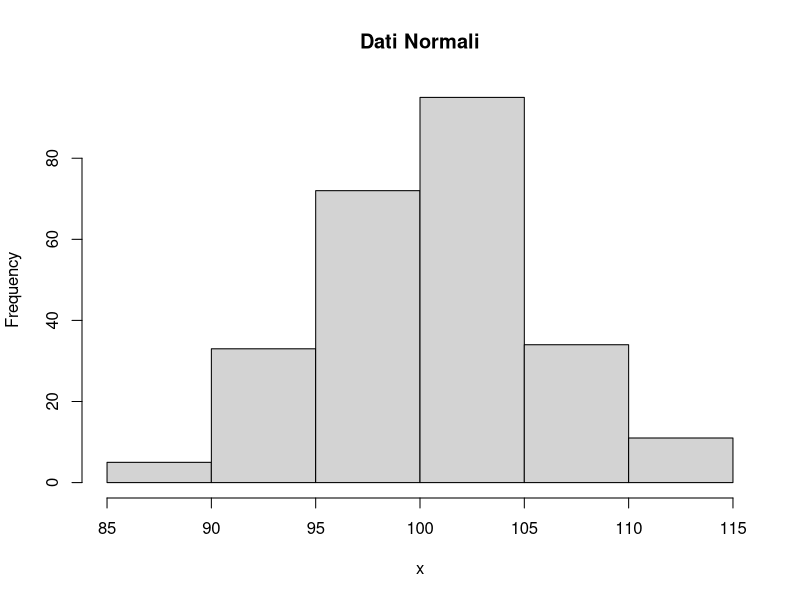
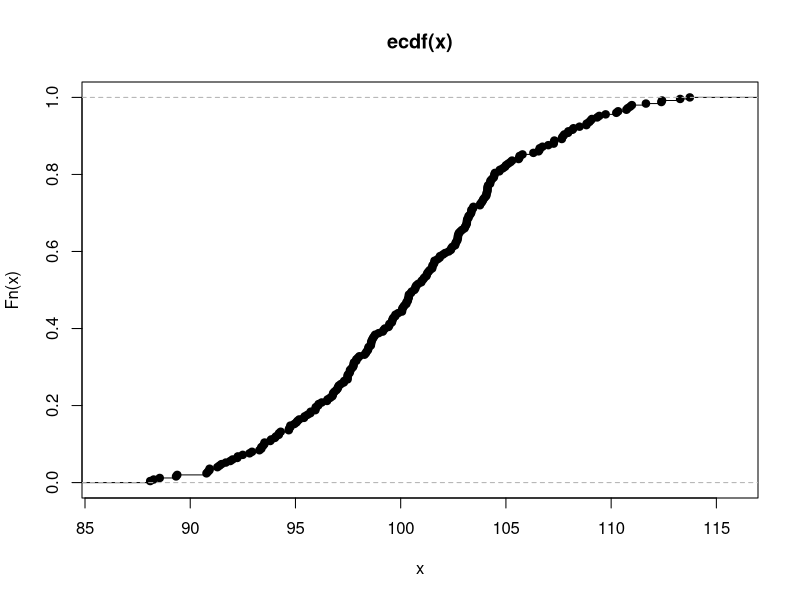
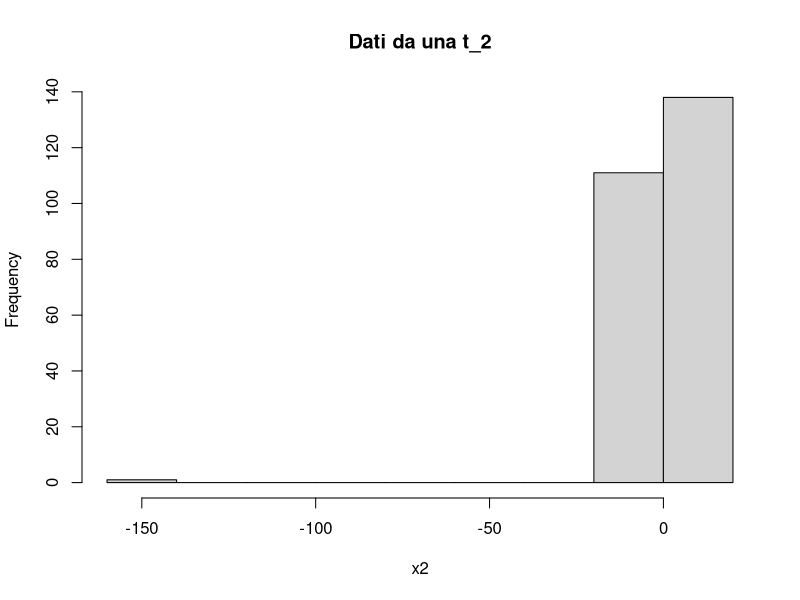
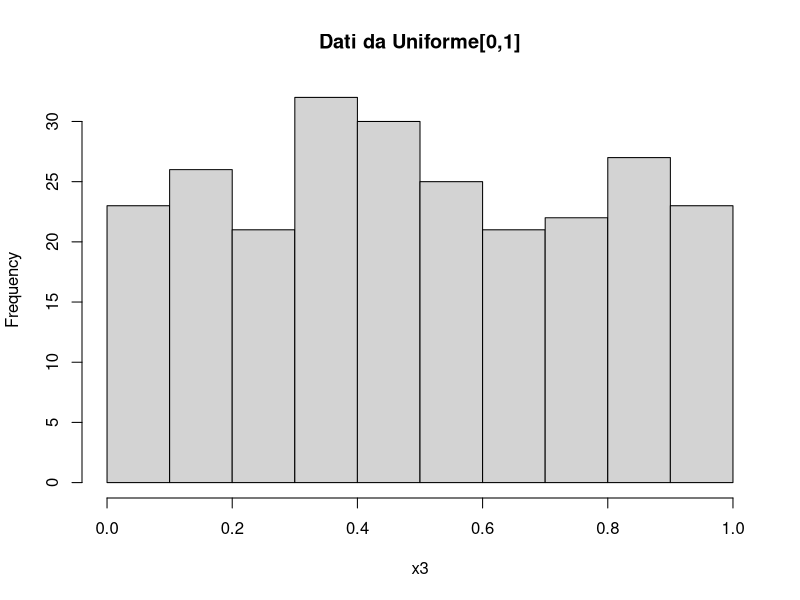
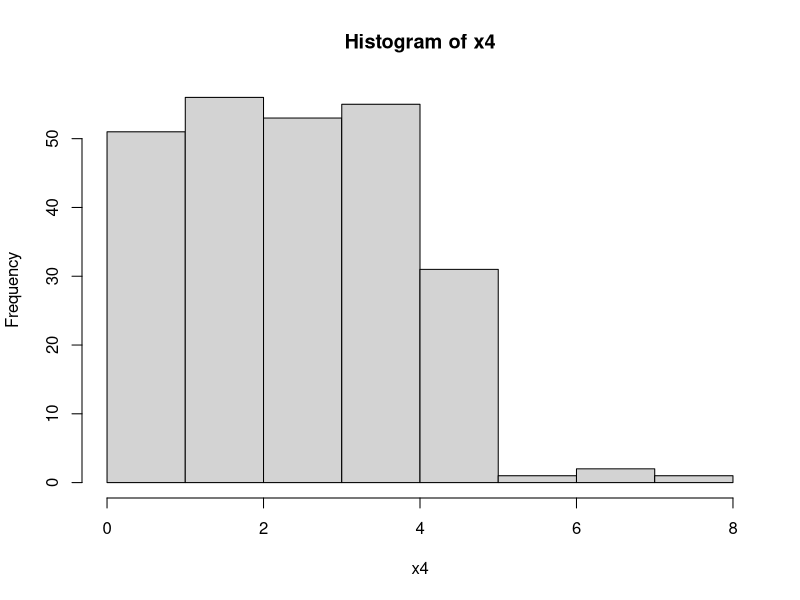
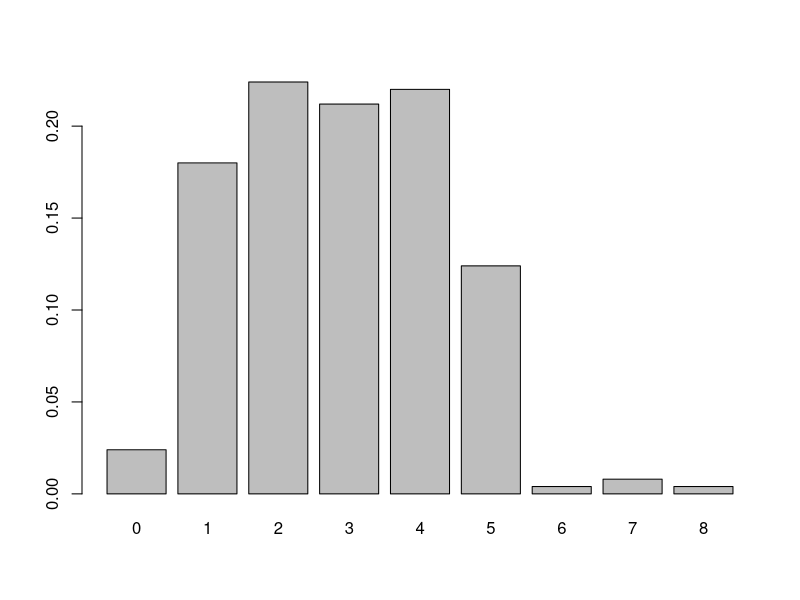
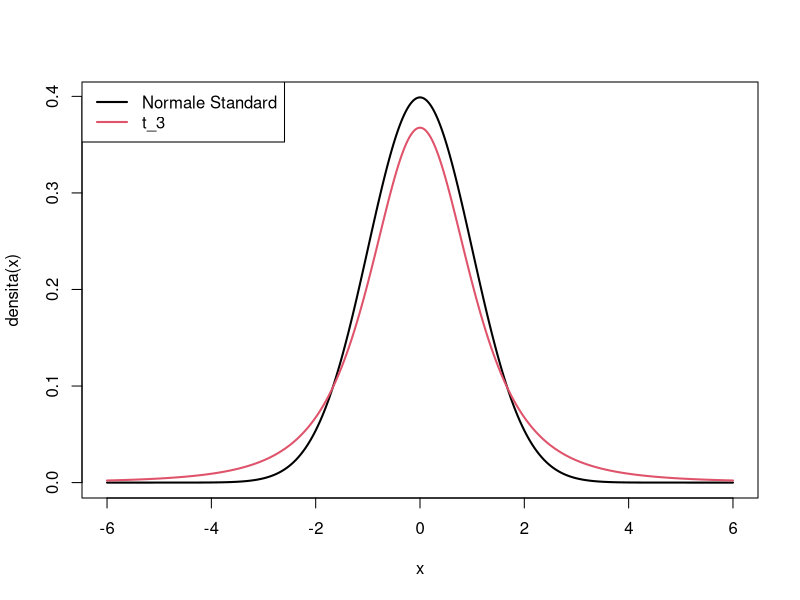
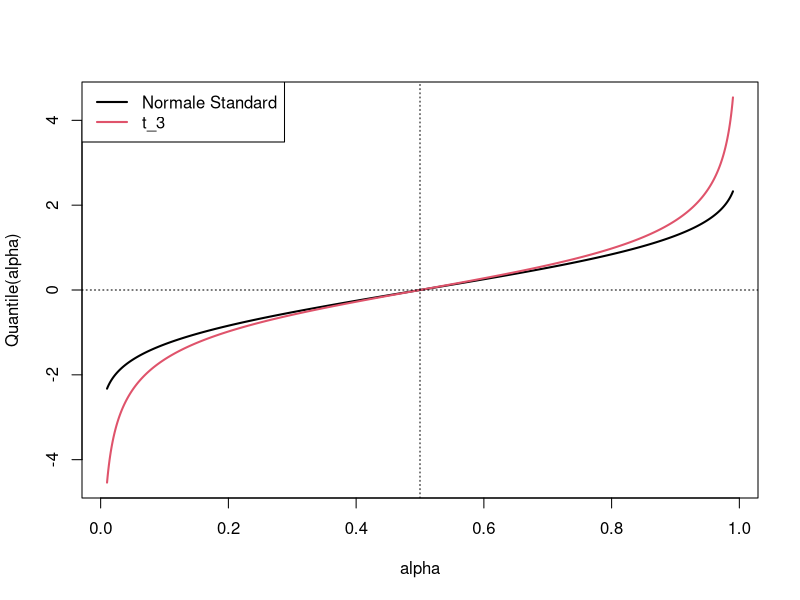

Write R code to recreate these figures, in order. (Note: this script raises an error after producing the figures.)
## =============================================================================
## Corso:          Statistica computazionale 
## Cdl/Percorso:   Management e Informatica
## Docente:        Pietro Coretto (pcoretto@unisa.it)
##
## Argomenti:
##   + richiami sulle principali distribuzioni di probabilità
##   + generazione di numeri casuali
##   + funzioni di densità, distribuzione e quantile
##   + rappresentazione grafiche delle distribuz    ioni di probabilità
##   + elementi di simulazione Monte Carlo
## =============================================================================





## Distribuzioni di probabilità:
## *****************************
##
##  + ogni distribuzione è denotata con un acronimo, in generale
##    chiamiamolo DIST
##  + per ogni distribuzione di sono in genere quattro funzioni:
##
##     * rDIST = generazione di numeri casuali, campionamento iid
##     * dDIST = funzione di densità (continue), funzione di massa
##               massa di probabilità (discrete)
##     * pDIST = funzione di distribuzione (ripartizione) cumulata
##     * qDIST = funzione quantile (inversa della funzione di distribuzione)





## Acronimi delle principali distribuzioni
## ***************************************
##
## normale           norm
## uniforme          unif
## Student-t         t
## Chi^2             chisq
## F                 f
## Log-normale       lognormal
## Binomiale         binom
## Poisson           pois
## Esponenziale      exp





## Generazioni di numeri casuali (campionamento iid)
## *************************************************

## Generiamo tre numeri da una normale standard (meadia=0, sd=1)
rnorm(n = 3)


## Fissiamo il "seme iniziale" per la catena di generazioni casuali 
set.seed(12345)
rnorm(n = 3)


## campionamento iid da una normale non standard 
x <- rnorm(n =250 , mean = 100 , sd = 5 )

hist(x , main = "Dati Normali")

plot(ecdf(x))



## campionamento iid da una Student-t con 2 gradi di libertaà
x2 <- rt(n = 250 , df = 2 )

hist(x2 , main = "Dati da una t_2")


## campionamento iid da una uniforme su supporto [0,1]
x3 <- runif(n = 250 , min = 0, max = 1 )
hist(x3 , main = "Dati da Uniforme[0,1]")



## campionamento iid da una Binomiale(n=10, p=0.3)
x4 <- rbinom(n = 250 , size = 10 , prob = 0.3)
hist(x4)

barplot(table(x4)/250)



## Funzione di densità/probabilità
## *******************************

## Densità di una normale standard nel punto x=0
dnorm(0)

## Densità di una normale standard nei punti x=-4, -3, -1, 0 1, 2, 3, 4
x <- c(-4, -3, -1, 0,  1, 2, 3, 4)
dnorm(x)


## Densità di una normale (media = 100, sd=6) nei punti  50, 100, 150
dnorm(c(50, 100, 150) , mean = 100, sd = 6)


## Funzione di probabilità nel punto x=4 per una Poisson di parametro lambda = 6
dpois(4, lambda = 6)



## Confrontiamola densità di  una normale standard con quella di una t_3
x <- seq(-6, 6, length = 1000)
dens_norm  <- dnorm(x)
dens_t3    <- dt(x, df = 3)
YLIM       <- range( c(dens_norm, dens_t3) )
plot(x , dens_norm , t = "l" , lwd = 2, col = 1 ,
     ylim = YLIM,
     xlab = "x",
     ylab = "densita(x)")
lines(x , dens_t3 , t = "l" , lwd = 2, col = 2)
legend("topleft",
       legend = c("Normale Standard", "t_3"),
       col = c(1,2),
       lwd = c(2,2))






## Funzione di distribuzione (ripartizione) cumulata  
## *************************************************

## Funzione di distribuzione di una normale standard nel punto x=0
pnorm(0)


## Funzione di distribuzione di una normale standard nei punti
x <- c(-1.675, 1.675)
pnorm(x)

## Funzione di distribuzione di una t_3 negli stessi punti 
pt(x , df = 3)


## Funzione di distribuzione di una normale(10,25) standard nei punti
x <- c(0, 10, 20)
pnorm(x , mean = 10, sd = 5)


## Quale è la Pr{ -1 < Z <= 3}, dove Z ~ N(0,1)? 
## Pr{ -1 < Z <= 3} = Phi(3) - Phi(-1), dove Phi è la funzione di distribuzione
## di Z
pnorm(3)-pnorm(-1)




## Funzione quantile 
## *************************************************

## Quantile normale standard al livello alpha = 5%
qnorm(0.05)
qnorm(0.95)

## Funzione di distribuzione di una normale standard nei punti
## alpha = 1% 2 99%
alpha <- c(0.01, 0.99)
qnorm(alpha)

## quantil della  t_3 allo stesso livello 
qt(alpha , df = 3)



## Confrontiamo i quantili di una normale standard con quelli di una t_3
alpha <- seq(0.01, 0.99, length = 1000)
quant_norm <- qnorm(alpha)
quant_t3   <- qt(alpha, df = 3)
YLIM       <- range( c(quant_norm, quant_t3) )
plot(alpha , quant_norm , t = "l" , lwd = 2, col = 1 ,
     ylim = YLIM,
     xlab = "alpha",
     ylab = "Quantile(alpha)")
lines(alpha , quant_t3 , t = "l" , lwd = 2, col = 2)
legend("topleft",
       legend = c("Normale Standard", "t_3"),
       col = c(1,2),
       lwd = c(2,2))
abline(v=0.5, lty = 3)
abline(h=0, lty = 3)






## Sampling
## ********
##
##  + schemi di tipo urna
##  + campionamento con e senza rimessa
##  + campionamento a probabilità uniformi e non uniformi


## Vettore di "oggetti" da campionare
u  <- c("X", "Y" , "Z")


## Estrazione di 2 oggetti, senza rimessa, a probabilità uniformi  
set.seed(5)
sample(u, size = 2)

## ripetiamo più volte
sample(u, size = 2)

sample(u, size = 2)

sample(u, size = 2)


## Estrazione di 10 oggetti, con rimessa, a probabilità uniformi  
sample(u, size = 10 , replace = TRUE)


##... ripetiamo l'esperimento
sample(u, size = 10 , replace = TRUE)




## Estrazione di 2 oggetti, senza rimessa, a probabilità non uniformi
## Fissiamo le seguenti probabilità
##    P(X) = 0.7 
##    P(Y) = 0.2
##    P(Z) = 0.1

prXYZ <- c(0.7 , 0.2  , 0.1)
sample(u , size = 2, replace = FALSE , prob = prXYZ)

## ... ripetiamo diverse volte
sample(u , size = 2, replace = FALSE , prob = prXYZ)
sample(u , size = 2, replace = FALSE , prob = prXYZ)
sample(u , size = 2, replace = FALSE , prob = prXYZ)
sample(u , size = 2, replace = FALSE , prob = prXYZ)
sample(u , size = 2, replace = FALSE , prob = prXYZ)


## Estrazione di 100 oggetti, con rimessa, a probabilità non uniformi
dat <- sample(u , size = 100, replace = TRUE , prob = prXYZ)


## ... quali sono le frequenze osservate?
table(dat) / length(dat)




## Simulazione Monte Carlo
## **********************

## Approssimazione del valore atteso (integrale)  di una normale standard
## Ovvero Z ~ Normale(0,1), vogliamo approssimare numericamente E[X]
##
## Simuliamo un campione iid Normale(0,1)
set.seed(1111)
n  <- 10^6
x  <- rnorm( n )

## Usiamo la media campionaria per approssimare E[X], infatti la legge dei
## grandi numeri ci assicura che:  Media_Campionaria --> E[X]
mx <- mean(x)
mx

## Con quale precisione ho approssimato l'integrale precedente?
## Basta calcolare la deviazione standard della media campionaria 
stde <- sd(x) / sqrt(n)


## Quindi un intervallo di confidenza al 95% (alpha = 5%) per l'approssimazione
## è dato da
qz <- qnorm(0.975)  ## quantile al livello 1 - alpha/2
c(mx - qz * stde ,  mx + qz * stde)





## Sia X ~ chisq(df = 5), consideriamo la trasformazione 
##                     U = log(sqrt(X+1))  
## Vogliamo approssimare E[U] =  E[ log(sqrt(X+1)) ]
## 
## Algoritmo Monte Carlo:
##  + produciamo un campione artificiale da una chisq(df = 5), sia esso
##    {x_1, x_2, ..., x_n}
##  + calcoliamo u_i = log( sqrt(x_i + 1) )
##  + calcoliamo la media campionaria su {u_1, u_2, ..., u_n}
##  
## La legge dei grandi numeri ci assicura che
##         Media_Campionaria(u_1, u_2, ..., u_n)  -->  E[ log(sqrt(X+1)) ]
set.seed(1111)
n  <- 10^6
x  <- rchisq( n , df = 5)
u  <- log(sqrt(x+1))

mu     <- mean(u)
stdeu  <- sd(u) / sqrt(n)

## Intervallo al 95% per l'approssimazione
c(mu - qz * stdeu ,  mu + qz * stdeu)






## Esempio: approssimazione di un probabilità 
## ------------------------------------------

## Prob{poker d'assi servito} = 0.0001390434
set.seed(236770)
m      <- 1e+6
mazzo  <- c(rep("ASSO", 4), rep("ALTRO", 48))

X <- rep(0, m)   
for (i in 1:m) {    
    mano <- sample(mazzo, size = 5, replace = FALSE)
    X[i] <- {sum( mano == "ASSO" ) == 4}
}

hat_p <- mean(X)
hat_p

## errore di approssimazione (vero)
abs(hat_p - p)


## MCSE di hat_p
mcse <- hat_p*{hat_p} / sqrt(m)

sd(X)/sqrt(m)
